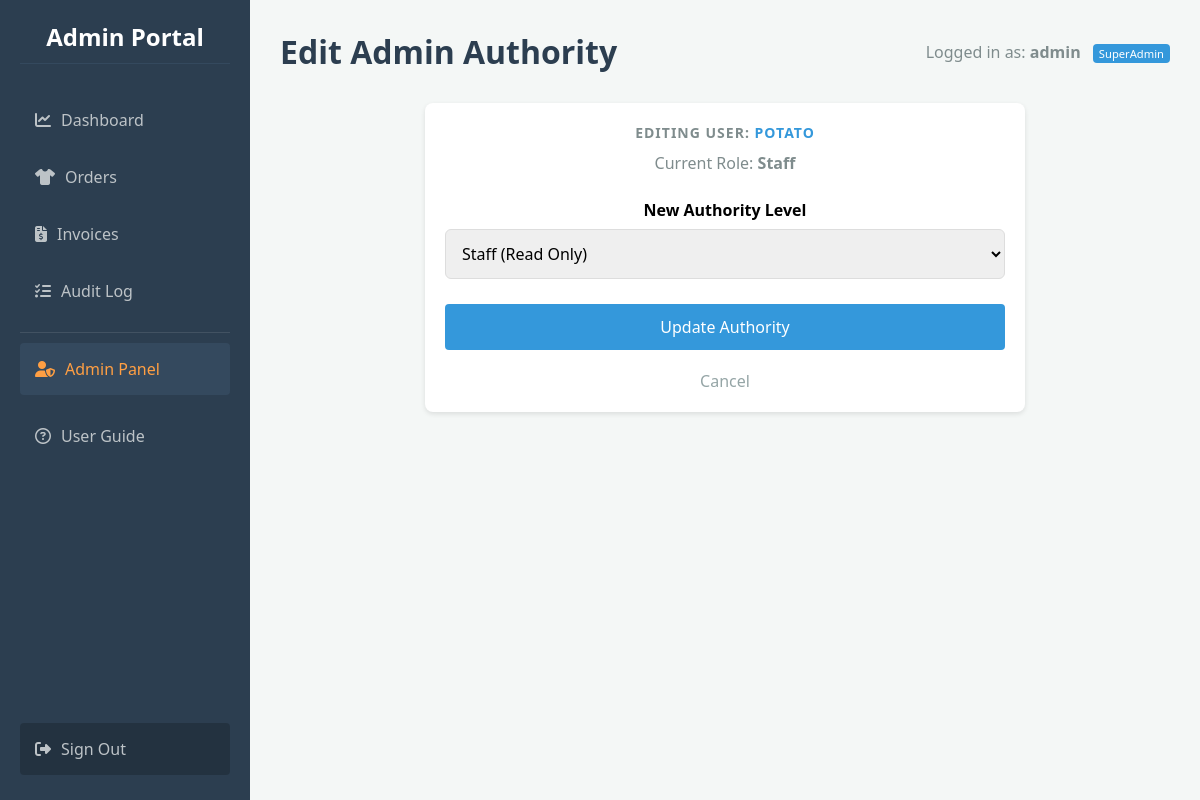
The app's page /admin/edit/3 (signed in) with its own data.
### app.py (models this page shows)
class User(db.Model):
    id = db.Column(db.Integer, primary_key=True)
    custom_id = db.Column(db.String(50), unique=True)
    username = db.Column(db.String(100), unique=True, nullable=False)
    password = db.Column(db.String(100), nullable=False)
    role = db.Column(db.String(20), default='Staff')
    is_suspended = db.Column(db.Boolean, default=False)
    must_change_password = db.Column(db.Boolean, default=False)

### app.py (the view, shortened to what this page needs)
@app.route('/admin/edit/<int:user_id>', methods=['GET', 'POST'])
@admin_required
def edit_admin(user_id):
    user = User.query.get_or_404(user_id)
    if user.id == g.user.id:
        flash("You cannot edit your own authority level.", "danger")
        return redirect(url_for('admin_panel'))
    return render_template('admin_edit.html', user=user)

### app.py (called while the page is built)
@app.before_request
def load_user():
    g.user = None
    if 'user_id' in session: g.user = User.query.get(session['user_id'])

def admin_required(f):
    @wraps(f)
    def decorated_function(*args, **kwargs):
        if not g.user or g.user.role != 'SuperAdmin':
            flash("Access Denied: You do not have permission to view this page.", "danger")
            return redirect(url_for('dashboard'))
        return f(*args, **kwargs)
    return decorated_function

### templates/admin_edit.html (shortened to what this page needs)
{% extends "base.html" %}
{% block header %}Edit Admin Authority{% endblock %}
{% block content %}
<div class="card" style="max-width: 600px; margin: 0 auto;">
    <h3>Editing User: <span style="color: #3498db;">{{ user.username }}</span></h3>
    <p style="color: #7f8c8d; margin-bottom: 25px;">Current Role: <strong>{{ user.role }}</strong></p>
    <form id="editForm" method="POST">
        <div style="margin-bottom: 25px;">
            <label style="display: block; margin-bottom: 8px; font-weight: bold;">New Authority Level</label>
            <select id="roleSelect" name="role" required style="width: 100%; padding: 12px; border: 1px solid #ddd; border-radius: 6px; font-size: 16px;">
                <option value="Staff" {% if user.role == 'Staff' %}selected{% endif %}>Staff (Read Only)</option>
            </select>
        </div>
        <button type="button" class="btn btn-primary" style="width: 100%; padding: 12px; font-size: 16px;" onclick="openConfirmModal()">
            Update Authority
        </button>
    </form>
    <div style="text-align: center; margin-top: 20px;">
        <a href="{{ url_for('admin_panel') }}" style="color: #95a5a6; text-decoration: none;">Cancel</a>
    </div>
</div>
{% endblock %}

### templates/base.html (shortened to what this page needs)
<!DOCTYPE html>
<html lang="en">
<head>
    <link rel="stylesheet" href="https://cdnjs.cloudflare.com/ajax/libs/font-awesome/6.4.0/css/all.min.css">
    <link rel="stylesheet" href="{{ url_for('static', filename='style.css') }}">
</head>
<body>
    <nav class="sidebar">
        <h2>Admin Portal</h2>
        <a href="{{ url_for('dashboard') }}" class="{{ 'active' if request.path == '/dashboard' else '' }}">
            <i class="fa-solid fa-chart-line" style="margin-right: 10px;"></i>Dashboard
        </a>
        <a href="{{ url_for('orders') }}" class="{{ 'active' if request.path == '/orders' else '' }}">
            <i class="fa-solid fa-shirt" style="margin-right: 10px;"></i>Orders
        </a>
        <a href="{{ url_for('invoices') }}" class="{{ 'active' if request.path == '/invoices' else '' }}">
            <i class="fa-solid fa-file-invoice-dollar" style="margin-right: 10px;"></i>Invoices
        </a>
        <a href="{{ url_for('audit_log') }}" class="{{ 'active' if request.path == '/audit' else '' }}">
            <i class="fa-solid fa-list-check" style="margin-right: 10px;"></i>Audit Log
        </a>
        {% if g.user and g.user.role == 'SuperAdmin' %}
            <div style="border-top: 1px solid rgba(255,255,255,0.1); margin: 10px 0; padding-top: 10px;">
                <a href="{{ url_for('admin_panel') }}" class="{{ 'active' if request.path.startswith('/admin') else '' }}" style="color: #ff9f43;">
                    <i class="fa-solid fa-user-shield" style="margin-right: 10px;"></i>Admin Panel
                </a>
            </div>
        {% endif %}
        <a href="{{ url_for('guide') }}" class="{{ 'active' if request.path == '/guide' else '' }}">
            <i class="fa-regular fa-circle-question" style="margin-right: 10px;"></i>User Guide
        </a>
        <a href="{{ url_for('logout') }}" style="margin-top: auto; background: rgba(0,0,0,0.2);">
            <i class="fa-solid fa-right-from-bracket" style="margin-right: 10px;"></i>Sign Out
        </a>
    </nav>
    <div class="main-content">
        <div class="header">
            <h1>{% block header %}{% endblock %}</h1>
            <div class="user-info" style="color: #7f8c8d;">
                {% if g.user %}
                    Logged in as: <strong>{{ g.user.username }}</strong>
                    <span class="role-badge" style="background-color: #3498db; color: white;">{{ g.user.role }}</span>
                {% else %}
                    Guest
                {% endif %}
            </div>
        </div>
        <div class="content-area">
            {% block content %}{% endblock %}
        </div>
    </div>
</body>
</html>

### static/style.css (style rules this page uses)
* { box-sizing: border_box; margin: 0; padding: 0; font-family: 'Segoe UI', Tahoma, Geneva, Verdana, sans-serif; }
body { background-color: #f4f7f6; display: flex; min-height: 100vh; }
.sidebar { width: 250px; background-color: #2c3e50; color: white; padding: 20px; display: flex; flex-direction: column; }
.sidebar h2 { margin-bottom: 30px; font-size: 24px; text-align: center; border-bottom: 1px solid #34495e; padding-bottom: 10px; }
.sidebar a { color: #bdc3c7; text-decoration: none; padding: 15px; margin-bottom: 5px; border-radius: 4px; transition: 0.3s; }
.sidebar a:hover, .sidebar a.active { background-color: #34495e; color: white; }
.main-content { flex: 1; padding: 30px; overflow-y: auto; }
.header { display: flex; justify-content: space-between; align-items: center; margin-bottom: 30px; }
.card { background: white; padding: 20px; border-radius: 8px; box-shadow: 0 2px 5px rgba(0,0,0,0.1); text-align: center; }
.card h3 { font-size: 14px; color: #7f8c8d; margin-bottom: 10px; }
.btn { padding: 10px 15px; border-radius: 4px; text-decoration: none; color: white; border: none; cursor: pointer; font-size: 14px; }
.btn-primary { background-color: #3498db; }
input[type="text"], select { padding: 8px; border: 1px solid #bdc3c7; border-radius: 4px; }

### templates/base.html (style rules this page uses)
* { box-sizing: border-box; margin: 0; padding: 0; font-family: 'Segoe UI', Tahoma, Geneva, Verdana, sans-serif; }
body { background-color: #f4f7f6; display: flex; min-height: 100vh; }
.sidebar { width: 250px; background-color: #2c3e50; color: white; padding: 20px; display: flex; flex-direction: column; flex-shrink: 0; }
.sidebar h2 { margin-bottom: 30px; font-size: 24px; text-align: center; border-bottom: 1px solid #34495e; padding-bottom: 10px; }
.sidebar a { color: #bdc3c7; text-decoration: none; padding: 15px; margin-bottom: 5px; border-radius: 4px; transition: 0.3s; display: block; }
.sidebar a:hover, .sidebar a.active { background-color: #34495e; color: white; }
.main-content { flex: 1; padding: 30px; overflow-y: auto; }
.header { display: flex; justify-content: space-between; align-items: center; margin-bottom: 30px; }
.header h1 { color: #2c3e50; }
.card { background: white; padding: 20px; border-radius: 8px; box-shadow: 0 2px 5px rgba(0,0,0,0.1); text-align: center; }
.card h3 { font-size: 14px; color: #7f8c8d; margin-bottom: 10px; text-transform: uppercase; letter-spacing: 1px; }
.role-badge { font-size: 0.7em; padding: 2px 6px; border-radius: 4px; background: rgba(255,255,255,0.2); margin-left: 8px; vertical-align: middle; }
.btn { border: none; color: white; cursor: pointer; display: inline-block; text-align: center; text-decoration: none; }
.btn-primary { background-color: #3498db; }

### records on screen
User: user.username "admin", user.role "SuperAdmin"
User: username "POTATO", role "Staff", role "Staff (Read Only)"
